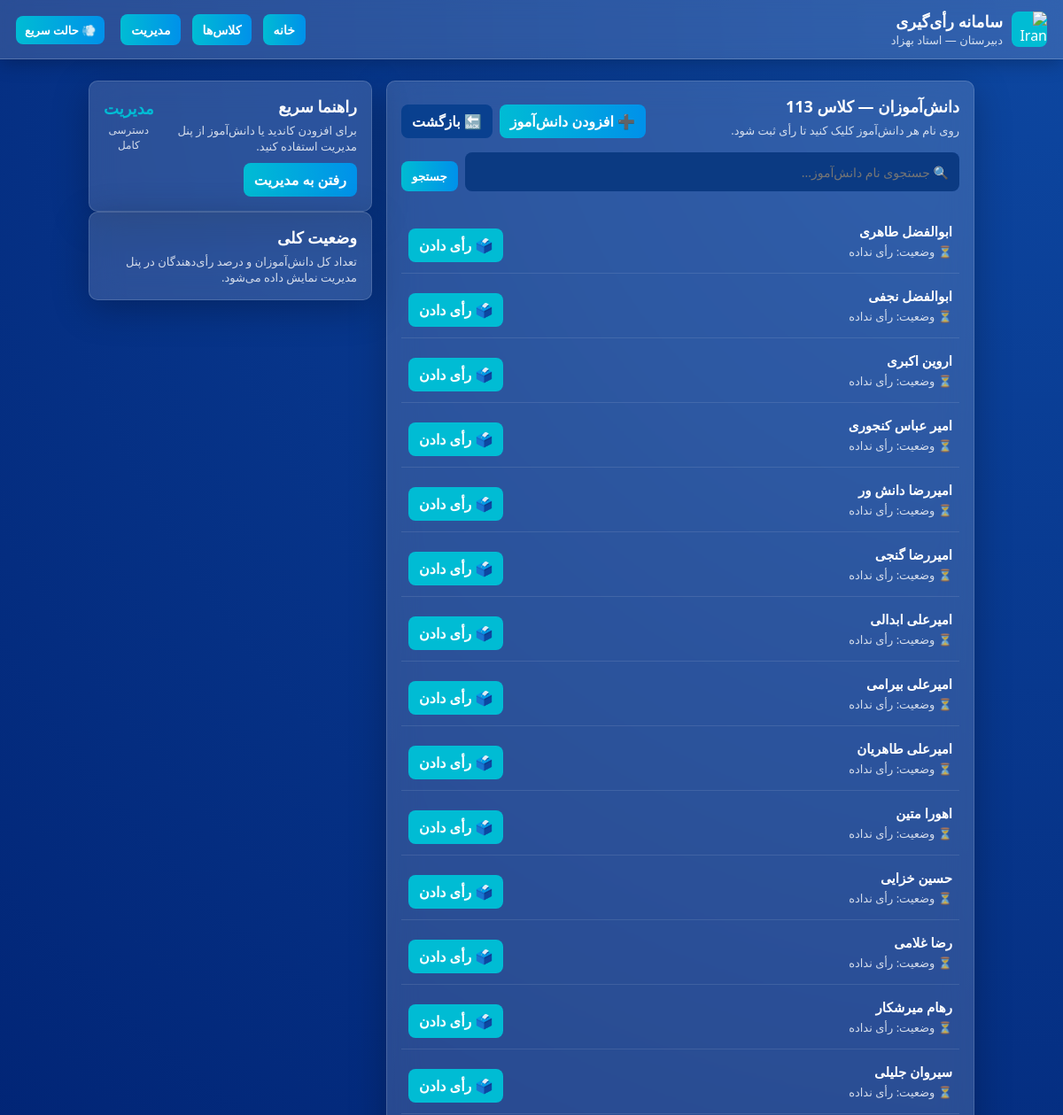
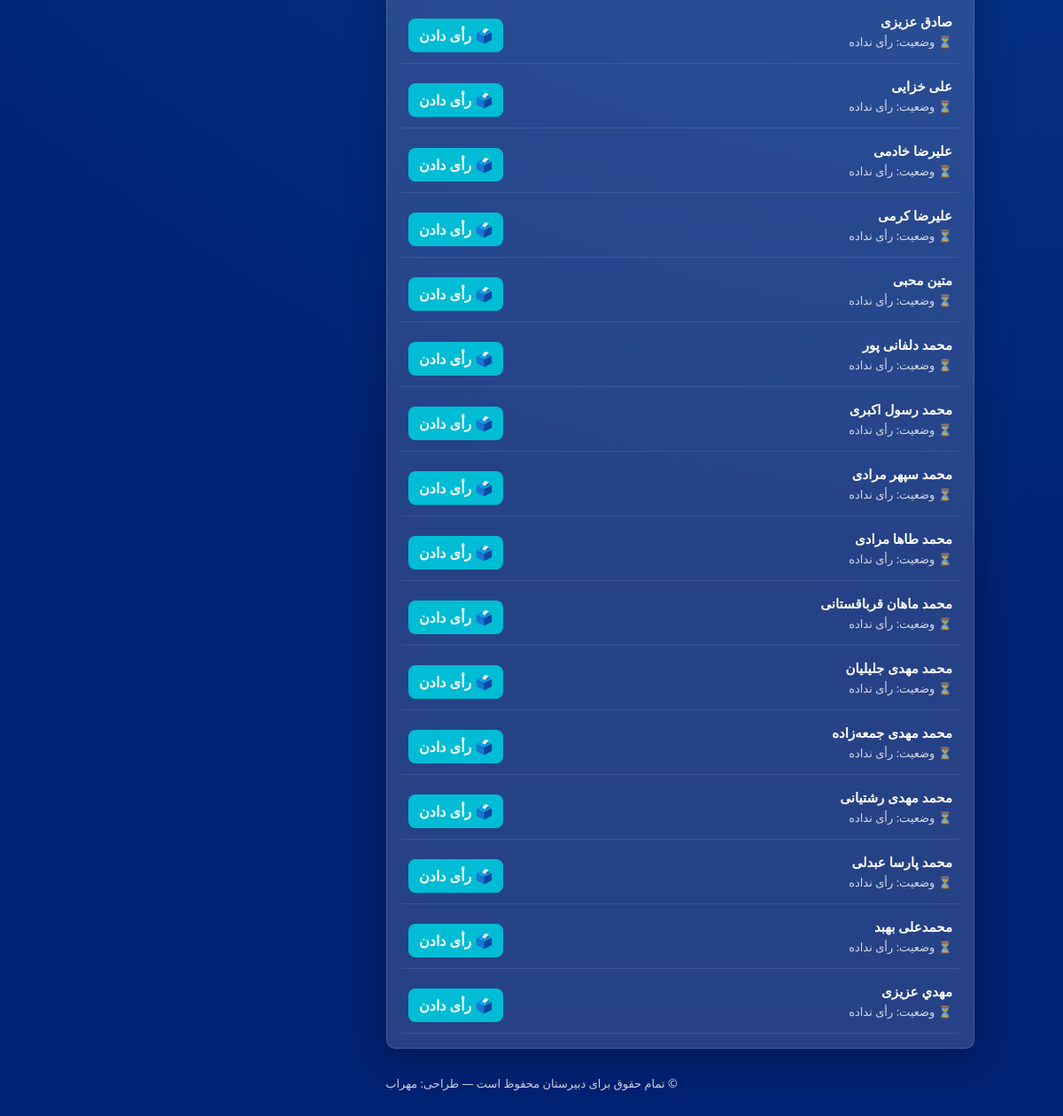
/class/4, run on the app's committed database (2 pictures, top to bottom).
### tables this page shows
CREATE TABLE classes (
            id INTEGER PRIMARY KEY AUTOINCREMENT,
            name TEXT UNIQUE
        );

CREATE TABLE students (
            id INTEGER PRIMARY KEY AUTOINCREMENT,
            name TEXT,
            class_id INTEGER,
            voted INTEGER DEFAULT 0,
            UNIQUE(name, class_id)
        );

### app.py (the view)
@app.route("/class/<int:class_id>")
def students_list(class_id):
    theme = session.get("theme", "glass")
    search = request.args.get("search", "").strip()
    conn = connect_db()
    cur = conn.cursor()
    if search:
        cur.execute("""
            SELECT id, name, voted FROM students
            WHERE class_id = ? AND name LIKE ?
            ORDER BY name
        """, (class_id, f"%{search}%"))
    else:
        cur.execute("SELECT id, name, voted FROM students WHERE class_id=? ORDER BY name", (class_id,))
    students = cur.fetchall()
    cur.execute("SELECT name FROM classes WHERE id=?", (class_id,))
    cls = cur.fetchone()
    class_name = cls[0] if cls else ""
    conn.close()
    return render_template("students_list.html",
                           students=students,
                           class_id=class_id,
                           class_name=class_name,
                           search=search,
                           theme=theme)

### app.py (called while the page is built)
def connect_db():
    return sqlite3.connect(DB)

### templates/students_list.html (shortened to what this page needs)
{% extends "base.html" %}
{% block content %}
<div class="card">
    <header class="card-header" style="display:flex; justify-content:space-between; align-items:center; flex-wrap:wrap; gap:12px;">
        <div>
            <h2 class="h-main">دانش‌آموزان — کلاس {{ class_name }}</h2>
            <p class="muted">روی نام هر دانش‌آموز کلیک کنید تا رأی ثبت شود.</p>
        </div>
        <div style="display:flex; gap:8px; flex-wrap:wrap;">
            <a href="{{ url_for('add_student', class_id=class_id) }}" class="btn">➕ افزودن دانش‌آموز</a>
            <a href="{{ url_for('select_class') }}" class="btn" style="background:#09408f;">🔙 بازگشت</a>
        </div>
    </header>
    <form method="get" action="" style="margin-top:16px; display:flex; gap:8px; flex-wrap:wrap;">
        <input
            type="text"
            name="search"
            value="{{ search }}"
            placeholder="🔍 جستجوی نام دانش‌آموز..."
            style="
                flex:1;
                padding:10px 12px;
                border:none;
                border-radius:8px;
                font-size:14px;
                outline:none;
                background:#0b3a82;
                color:white;
            "
        >
        <button type="submit" class="btn">جستجو</button>
    </form>
    <div style="margin-top:20px;">
        {% if students %}
            {% for s in students %}
                <div
                    class="student-row"
                    style="
                        display:flex;
                        justify-content:space-between;
                        align-items:center;
                        padding:12px 8px;
                        border-bottom:1px solid rgba(255,255,255,0.1);
                        transition:background 0.2s;
                    "
                    onmouseover="this.style.background='rgba(255,255,255,0.05)'"
                    onmouseout="this.style.background='transparent'"
                >
                    <div>
                        <div style="font-weight:600; font-size:15px;">{{ s[1] }}</div>
                        <div class="muted" style="margin-top:4px; font-size:13px;">
                            {% if s[2] == 1 %}
                                ✅ وضعیت: رأی داده
                            {% else %}
                                ⏳ وضعیت: رأی نداده
                            {% endif %}
                        </div>
                    </div>
                    <div>
                        {% if s[2] == 1 %}
                            <span style="color:var(--muted); font-weight:700;">✔ ثبت‌شده</span>
                        {% else %}
                            <a
                                href="{{ url_for('vote', class_id=class_id, student_id=s[0]) }}"
                                class="btn"
                                style="background:var(--accent);"
                            >🗳️ رأی دادن</a>
                        {% endif %}
                    </div>
                </div>
            {% endfor %}
        {% else %}
            <p class="muted" style="text-align:center; padding:16px;">هیچ دانش‌آموزی پیدا نشد.</p>
        {% endif %}
    </div>
</div>
{% endblock %}

### templates/base.html (style rules this page uses)
:root { --bg-start: #0d47a1; --bg-end: #002171; --card-glass: rgba(255,255,255,0.15); --accent: #00bcd4; --accent-hover: #26c6da; --white: #ffffff; --muted: rgba(255,255,255,0.8); }
* { box-sizing: border-box; margin:0; padding:0; font-family: Vazirmatn, system-ui, -apple-system, "Segoe UI", Roboto, Arial; }
body.theme-glass { background: radial-gradient(circle at top right, var(--bg-start), var(--bg-end) 70%); color: var(--white); -webkit-font-smoothing: antialiased; min-height: 100vh; }
body.theme-glass .card { background: var(--card-glass); backdrop-filter: blur(18px); box-shadow: 0 10px 40px rgba(0,0,0,0.25); border: 1px solid rgba(255,255,255,0.15); transition: all 0.4s ease; }
.card { border-radius: 10px; padding: 16px; }
.h-main { font-size: 18px; margin-bottom: 6px; font-weight: 700; }
.muted { color: var(--muted); font-size: 13px; }
.btn { display: inline-block; padding: 8px 12px; border-radius: 8px; font-weight: 700; cursor: pointer; border: none; text-decoration: none; color: var(--white); background: linear-gradient(90deg, var(--accent), #0091ea); margin-top: 10px; }

### data on the page
classes: name "113"
students: name "ابوالفضل طاهری", voted "⏳ وضعیت: رأی نداده"
students: name "ابوالفضل نجفی", voted "⏳ وضعیت: رأی نداده"
students: name "اروین اکبری", voted "⏳ وضعیت: رأی نداده"
students: name "امیر عباس کنجوری", voted "⏳ وضعیت: رأی نداده"
students: name "امیررضا دانش ور", voted "⏳ وضعیت: رأی نداده"
students: name "امیررضا گنجی", voted "⏳ وضعیت: رأی نداده"
students: name "امیرعلی ابدالی", voted "⏳ وضعیت: رأی نداده"
students: name "امیرعلی بیرامی", voted "⏳ وضعیت: رأی نداده"
students: name "امیرعلی طاهریان", voted "⏳ وضعیت: رأی نداده"
students: name "اهورا متین", voted "⏳ وضعیت: رأی نداده"
students: name "حسین خزایی", voted "⏳ وضعیت: رأی نداده"
students: name "رضا غلامی", voted "⏳ وضعیت: رأی نداده"
students: name "رهام میرشکار", voted "⏳ وضعیت: رأی نداده"
students: name "سیروان جلیلی", voted "⏳ وضعیت: رأی نداده"
students: name "صادق عزیزی", voted "⏳ وضعیت: رأی نداده"
students: name "علی خزایی", voted "⏳ وضعیت: رأی نداده"
students: name "علیرضا خادمی", voted "⏳ وضعیت: رأی نداده"
students: name "علیرضا کرمی", voted "⏳ وضعیت: رأی نداده"
students: name "متین محبی", voted "⏳ وضعیت: رأی نداده"
students: name "محمد دلفانی پور", voted "⏳ وضعیت: رأی نداده"
students: name "محمد رسول اکبری", voted "⏳ وضعیت: رأی نداده"
students: name "محمد سپهر مرادی", voted "⏳ وضعیت: رأی نداده"
students: name "محمد طاها مرادی", voted "⏳ وضعیت: رأی نداده"
students: name "محمد ماهان قرباقستانی", voted "⏳ وضعیت: رأی نداده"
students: name "محمد مهدی جلیلیان", voted "⏳ وضعیت: رأی نداده"
students: name "محمد مهدی جمعه‌زاده", voted "⏳ وضعیت: رأی نداده"
students: name "محمد مهدی رشتیانی", voted "⏳ وضعیت: رأی نداده"
students: name "محمد پارسا عبدلی", voted "⏳ وضعیت: رأی نداده"
students: name "محمدعلی بهبد", voted "⏳ وضعیت: رأی نداده"
students: name "مهدي عزیزی", voted "⏳ وضعیت: رأی نداده"
